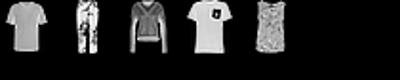
#> input picture inl4_to_students/garment_recognition_project/datasets/home1/im111.jpg, 400 x 80 px
$ python -i assignment4.py   (imports and definitions only)
#> lines starting #> are read from the running program, lines starting #| are printed output that depends on the picture; after the words box and inside, x2 and y2 are one past the last pixel; in counts of white or black regions, pixels touching at a corner belong together
#> further down, picture is the input picture: shape (80, 400); min 0, max 255, mean 36.9
#!/usr/bin/env python3
# -*- coding: utf-8 -*-
"""
Image Analysis, Assignment 4: version 2 of the garment classification system.

im2segment        threshold + cut the image at the 4 widest empty gaps between garments
segment2feature   the silhouette of the garment, scaled to 20x20 (aspect ratio kept)
feature2class     support vector machine (RBF kernel) trained on garmentsegmentdata.npy
"""

import os

import numpy as np
from scipy import ndimage
from skimage.transform import resize
from sklearn.pipeline import make_pipeline
from sklearn.preprocessing import StandardScaler
from sklearn.svm import SVC

from benchmarking.benchmark_assignment3 import benchmark_assignment3

THISDIR = os.path.dirname(os.path.realpath(__file__))

N_GARMENTS = 5          # every image contains 5 garments in a row
THRESHOLD = 15          # pixels brighter than this belong to a garment
SIZE = 20               # the silhouette is scaled to SIZE x SIZE


def im2segment(im, threshold=THRESHOLD, n_garments=N_GARMENTS):
    # return a list of true/false images of the same size as im, ordered from left to right
#> called with threshold = 15, n_garments = 5
    fg = im > threshold
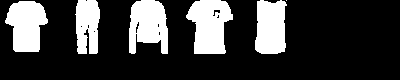
#> fg: shape (80, 400) bool; 23.7% white; 6 white regions (1 under 20 px), largest, box (x1, y1, x2, y2) and area: (186, 0, 233, 54) 1794, (129, 0, 168, 54) 1613, (5, 1, 48, 52) 1573, (255, 0, 287, 54) 1489, (75, 0, 100, 54) 1113

    # remove tiny specks (jpeg noise), then fill holes inside the garments
    labels, n = ndimage.label(fg, structure=np.ones((3, 3)))
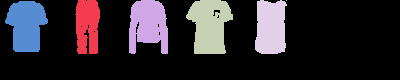
#> labels: shape (80, 400) int32; 7 distinct labels, from 0 to 6; one colour per label, 0 black
#> n = 6
    sizes = ndimage.sum(fg, labels, range(1, n + 1))
#> sizes = [1113, 1613, 1794, 1489, 1, 1573]
    fg = np.isin(labels, 1 + np.flatnonzero(sizes >= 4))
    fg = ndimage.binary_fill_holes(fg)
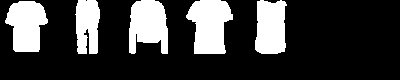
#> fg: shape (80, 400) bool; 23.8% white; 5 white regions, box (x1, y1, x2, y2) and area: (186, 0, 233, 54) 1817, (129, 0, 168, 54) 1634, (5, 1, 48, 52) 1573, (255, 0, 287, 54) 1489, (75, 0, 100, 54) 1118

    # columns that contain garment pixels, and the empty gaps between them
    used = np.flatnonzero(fg.any(axis=0))
#> used = 186 values from 5 to 286
    if used.size == 0:
        return []
    gaps = []                                   # (width, first empty column, next used column)
    for a, b in zip(used[:-1], used[1:]):
        if b - a > 1:
            gaps.append((b - a - 1, a + 1, b))
#> this loop made 185 passes
#> (a, b) on passes 1 to 3: (5, 6), (6, 7), (7, 8)
#> after the loop, gaps = [(27, 48, 75), (29, 100, 129), (18, 168, 186), (22, 233, 255)]

    if len(gaps) >= n_garments - 1:
        # the garments are separated by the widest gaps
        widest = sorted(gaps, key=lambda g: (-g[0], g[1]))[:n_garments - 1]
#> widest = [(29, 100, 129), (27, 48, 75), (22, 233, 255), (18, 168, 186)]
        widest.sort(key=lambda g: g[1])
        starts = [used[0]] + [g[2] for g in widest]
#> starts = [5, 75, 129, 186, 255]
        ends = [g[1] for g in widest] + [used[-1] + 1]
#> ends = [48, 100, 168, 233, 287]
        S = []
        for a, b in zip(starts, ends):
            m = np.zeros(fg.shape, dtype=bool)
            m[:, a:b] = fg[:, a:b]
            S.append(m)
#> this loop made 5 passes
#> (a, b) on passes 1 to 5: (5, 48), (75, 100), (129, 168), (186, 233), (255, 287)
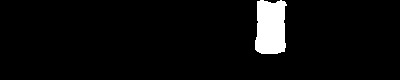
#> m: shape (80, 400) bool; 4.7% white; 1 white region, box (x1, y1, x2, y2) and area: (255, 0, 287, 54) 1489
#> after the loop, S = 5 items
        return S

    # fewer gaps than expected (garments that touch): use connected components instead
    labels, n = ndimage.label(fg, structure=np.ones((3, 3)))
    S = [labels == k for k in range(1, n + 1) if np.sum(labels == k) >= 15]
    return sorted(S, key=lambda m: np.flatnonzero(m.any(axis=0))[0])


def segment2feature(Si):
    # return a feature vector (array with size nx1)
    ys, xs = np.nonzero(np.asarray(Si) > 0)
    if ys.size == 0:
        return np.zeros((SIZE * SIZE + 1, 1))
    B = (np.asarray(Si)[ys.min():ys.max() + 1, xs.min():xs.max() + 1] > 0).astype(float)
    h, w = B.shape

    # put the garment in the middle of a square, so the shape is not stretched,
    # and scale it to SIZE x SIZE (this makes the feature independent of the garment size)
    m = max(h, w)
    P = np.zeros((m, m))
    P[(m - h) // 2:(m - h) // 2 + h, (m - w) // 2:(m - w) // 2 + w] = B
    small = resize(P, (SIZE, SIZE), anti_aliasing=True, mode='edge')

    features = np.concatenate([small.ravel(), [h / (h + w)]])
    return features.reshape(-1, 1)


def class_train(X, Y):
    # X: one feature vector per row, Y: the class of each row
    model = make_pipeline(StandardScaler(), SVC(C=10, gamma='scale'))
    model.fit(np.asarray(X, dtype=float), np.asarray(Y).ravel().astype(int))
    return model


def feature2class(x, classification_data):
    # return a classification 0..9 for the feature x
    model = classification_data
    return int(model.predict(np.asarray(x, dtype=float).reshape(1, -1))[0])


def train_classifier():
    # features of the 1000 training segments, then train
    segments = np.load(os.path.join(THISDIR, 'garmentsegmentdata.npy'))
    labels = np.load(os.path.join(THISDIR, 'garmentsegmentgt.npy')).ravel()
    X = np.array([segment2feature(s).ravel() for s in segments])
    return class_train(X, labels)


# [18 lines not run here, left out]

>>> import cv2
>>> picture = cv2.imread('datasets/home1/im111.jpg', cv2.IMREAD_GRAYSCALE)
>>> result = im2segment(picture)
#> result = 5 items
